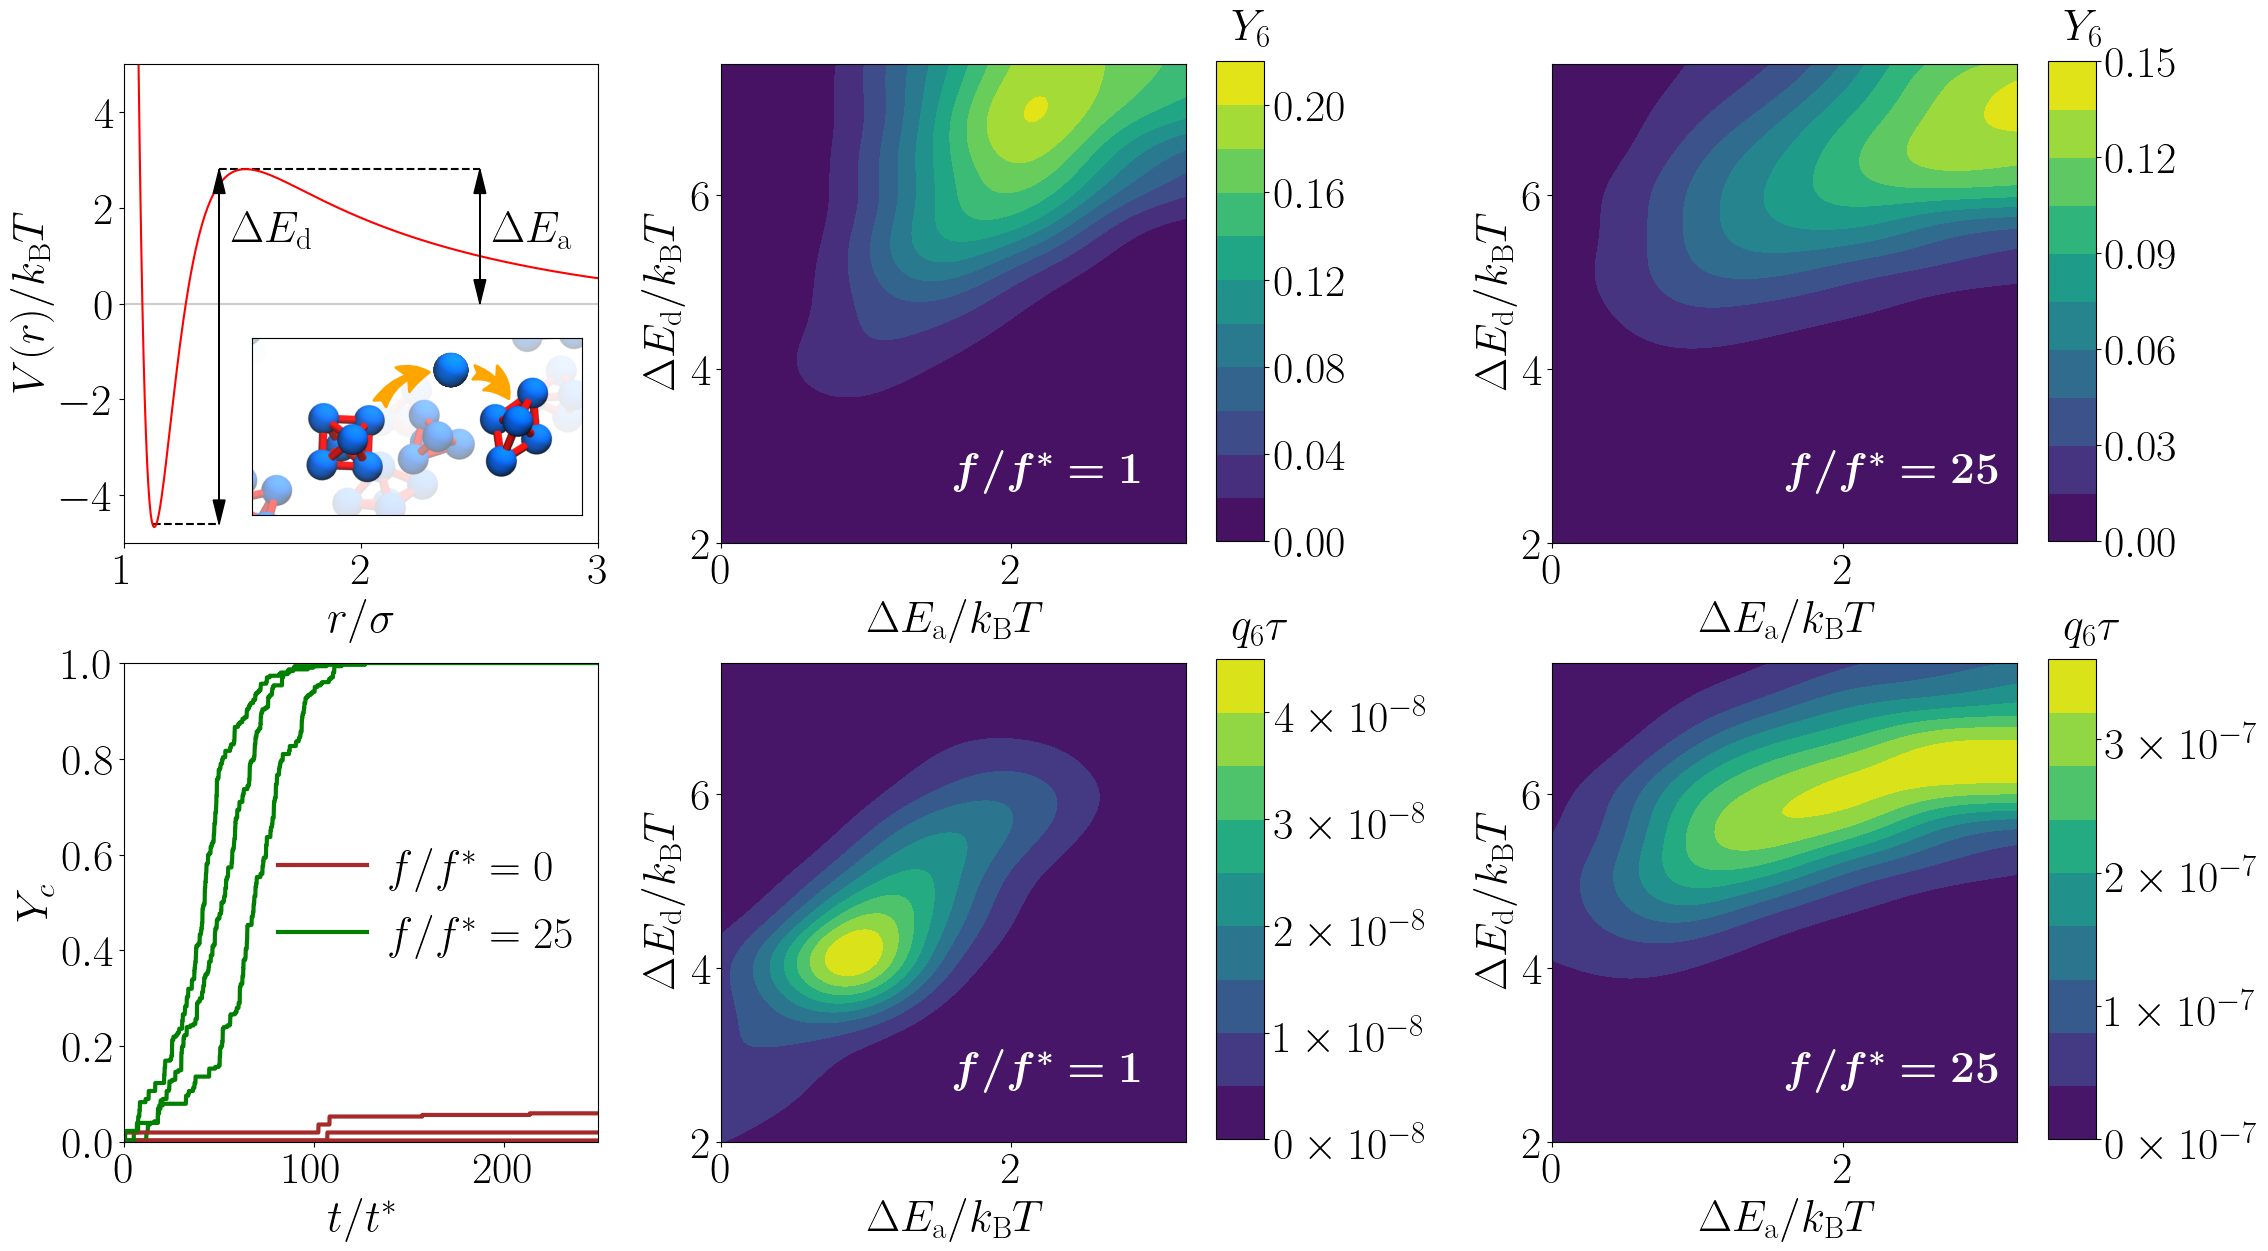

Reproduce this figure in Python.
import numpy as np
import matplotlib.pyplot as plt
import matplotlib as mpl
from matplotlib.lines import Line2D
import matplotlib.image as mpimg
from matplotlib.offsetbox import TextArea, DrawingArea, OffsetImage, AnnotationBbox
from mpl_toolkits.axes_grid1.inset_locator import inset_axes
import matplotlib.gridspec as gridspec
import matplotlib.patches as patches
from matplotlib.patches import Rectangle,Ellipse
import matplotlib.colors as mcol
import matplotlib.cm as cm
from mpl_toolkits.axes_grid1.inset_locator import inset_axes
from numba import jit

#mpl.style.use("classic")
mpl.rcParams['mathtext.fontset'] = 'cm'
mpl.rcParams['mathtext.rm'] = 'serif'
mpl.rcParams.update({'font.size': 32})
plt.rc('text', usetex=True)
plt.rc('text.latex', preamble=r'\usepackage{amsmath,amssymb,bm}')

fig = plt.figure(figsize=(28,14))
#plt.subplots_adjust(hspace=0.25,wspace=30)
gs = gridspec.GridSpec(2, 24,hspace=0.25,wspace=30,left=0.14)
gsb = gridspec.GridSpec(2, 24,hspace=0.25,wspace=30)
axs=[fig.add_subplot(gs[0,0:6]),fig.add_subplot(gs[0,6:12]),fig.add_subplot(gs[0,15:21]),
        fig.add_subplot(gs[1,0:6]),fig.add_subplot(gs[1,6:12]),fig.add_subplot(gs[1,15:21])]
axsb=[fig.add_subplot(gsb[0,0:6]),fig.add_subplot(gsb[0,6:12]),fig.add_subplot(gsb[0,15:21]),
        fig.add_subplot(gsb[1,0:6]),fig.add_subplot(gsb[1,6:12]),fig.add_subplot(gsb[1,15:21])]
axins = inset_axes(axsb[0], width='60%',height='40%',bbox_to_anchor=(280,380,550,640))

axs[0].axis('off')
axs[3].axis('off')
axsb[1].axis('off')
axsb[2].axis('off')
axsb[4].axis('off')
axsb[5].axis('off')

#axs[2].legend(loc = 'center right', ncol = 2, columnspacing=0.5,labelspacing=2,handletextpad = 0.5,
#        borderpad=0.0,frameon='False',framealpha=0.0,bbox_to_anchor=(1.73, 0.6))

#adding image
mp=mpimg.imread('microphase7.tga')
mp=mp[380:-200,385:-240,:]

axins.imshow(mp)
axins.xaxis.set_ticks([])
axins.yaxis.set_ticks([])

mp2=mpimg.imread('single.tga')
mp2=mp2[190:-70,10:-7,:]

imagebox1 = OffsetImage(mp2, zoom=0.25,clip_on=False)
ab1 = AnnotationBbox(imagebox1, (0.6,0.83),frameon=False,xycoords='axes fraction')
axins.add_artist(ab1)

a1 = mpl.patches.FancyArrowPatch((260, 140), (370, 70),
        connectionstyle="arc3,rad=-.3",color='orange',
        arrowstyle="fancy,head_width=20,head_length=20,tail_width=10",
        lw=2,clip_on=False,zorder=11)
axins.add_patch(a1)

a2 = mpl.patches.FancyArrowPatch((450, 70), (530, 130),
        connectionstyle="arc3,rad=-.3",color='orange',
        arrowstyle="fancy,head_width=20,head_length=20,tail_width=10",
        lw=2,clip_on=False,zorder=11)
axins.add_patch(a2)

#axs[0].axis('off')
#imagebox1 = OffsetImage(mp, zoom=0.45,clip_on=False)
#ab1 = AnnotationBbox(imagebox1, (0.5,0.5),frameon=True,pad=0.04,xycoords='axes fraction')
#axs[0].add_artist(ab1)


M=1000 # number of x pts
x=np.linspace(0.,5.,M)
alpha=10. #Morse parameter
epsilon=10. #WCA parameter
sigmaA=1.   #diameter of A
sigmaAp6=sigmaA**6
sigmaAp12=sigmaAp6**2
#cutoff for wca potential
Awca=2**(1./6) *sigmaA
#minimas for Morse potential are at the WCA cutoff
Amin=Awca
#cutoffs for Morse potential
morsecutoffA=Amin+1.0*sigmaA
#assume r0 is sigma for respective pairs
Ycutoff=5.0*sigmaA

D0=10.0 #Morse parameter
Ye=10.0
Yk=0.1
VAA=np.zeros(M)
VmorseA=np.zeros(M)
VY=np.zeros(M)
urc=D0*(np.exp(-2.*alpha*(morsecutoffA-Amin))-2.*np.exp(-alpha*(morsecutoffA-Amin)))
frc=2*alpha*D0*(np.exp(-2.*alpha*(morsecutoffA-Amin))-np.exp(-alpha*(morsecutoffA-Amin)))
urcY=Ye*np.exp(-Yk*Ycutoff)/Ycutoff
frcY=Ye*np.exp(-Yk*Ycutoff)/Ycutoff**2 *(1+Yk*Ycutoff)
for i in range(M):
    if x[i]<Awca:
        VAA[i]=4.*epsilon*(sigmaAp12/x[i]**12-sigmaAp6/x[i]**6)+epsilon
    if x[i]<morsecutoffA:
        VmorseA[i]=D0*(np.exp(-2.*alpha*(x[i]-Amin))-2.*np.exp(-alpha*(x[i]-Amin)))+(x[i]-morsecutoffA)*frc-urc
    if x[i]<Ycutoff:
        VY[i]=Ye*np.exp(-Yk*x[i])/x[i]++(x[i]-Ycutoff)*frcY-urcY

axsb[0].hlines(0,0,5,'k',alpha=0.2)
axsb[0].hlines(-4.6,1.122,1.4,'k',linestyle='--')
axsb[0].hlines(2.8,1.4,2.5,'k',linestyle='--')
axsb[0].plot(x,VAA+VmorseA+VY,'r',label=r'$V_{\mathrm{WCA+M+Y}}(r)$')
axsb[0].set_xlim(1.0,3.0)
axsb[0].set_ylim(-5,5)
axsb[0].arrow(1.4,2.8,0,-7.4,lw=1,color='k',head_width=0.05,head_length=0.5,length_includes_head=True,zorder=4)
axsb[0].arrow(1.4,-4.6,0,7.4,lw=1,color='k',head_width=0.05,head_length=0.5,length_includes_head=True,zorder=4)
axsb[0].arrow(2.5,2.8,0,-2.8,lw=1,color='k',head_width=0.05,head_length=0.5,length_includes_head=True,zorder=4)
axsb[0].arrow(2.5,0,0,2.8,lw=1,color='k',head_width=0.05,head_length=0.5,length_includes_head=True,zorder=4)

axsb[0].set_xlabel(r'$r/\sigma$')
axsb[0].set_ylabel(r'$V(r)/k_{\mathrm{B}}T$')
axsb[0].annotate(r'$\Delta E_{\mathrm{d}}$',xy=(1.45,1.3),xycoords='data',color='k')
axsb[0].annotate(r'$\Delta E_{\mathrm{a}}$',xy=(2.55,1.3),xycoords='data',color='k')

y=np.loadtxt('catalysis/new5/Fsh0/labels.txt')
u=np.loadtxt('catalysis/new6/Fsh25/labels.txt')
axsb[3].plot(np.arange(10000)*1000*5e-5,y/300,color='brown',lw=3,label='$f/f^{*}=0$')
axsb[3].plot(np.arange(5000)*1000*5e-5,u/300,color='g',lw=3,label='$f/f^{*}=25$')

y=np.loadtxt('catalysis/new5/Fsh0b/labels.txt')
u=np.loadtxt('catalysis/new6/Fsh25b/labels.txt')
axsb[3].plot(np.arange(10000)*1000*5e-5,y/300,color='brown',lw=3)
axsb[3].plot(np.arange(5000)*1000*5e-5,u/300,color='g',lw=3)

y=np.loadtxt('catalysis/new5/Fsh0c/labels.txt')
u=np.loadtxt('catalysis/new6/Fsh25c/labels.txt')
axsb[3].plot(np.arange(10000)*1000*5e-5,y/300,color='brown',lw=3)
axsb[3].plot(np.arange(5000)*1000*5e-5,u/300,color='g',lw=3)


axsb[3].set_xlabel(r'$t/t^{*}$')
axsb[3].set_ylabel(r'$Y_{c}$')
axsb[3].legend(loc = 'center right', ncol = 1, columnspacing=0.5,labelspacing=0.5,handletextpad = 0.5,
        borderpad=0.0,frameon='False',framealpha=0.0)#,bbox_to_anchor=(0.73, 0.6))
axsb[3].set_xlim(0,250)
axsb[3].set_ylim(0,1)

@jit
def pot(x,D,ye,yk):
    V=0
    urc=D*(np.exp(-2.*10*1)-2.*np.exp(-10*1))
    frc=2*10*D*(np.exp(-2.*10*1)-np.exp(-10*1))
    urcY=ye*np.exp(-yk*5)/5
    frcY=ye*np.exp(-yk*5)/5**2 *(1+yk*5)
    if x<2**(1/6):
        V+=4.*10*(1/x**12-1/x**6)+10
    if x<2**(1/6)+1:
        V+=D*(np.exp(-2.*10*(x-2**(1/6)))-2.*np.exp(-10*(x-2**(1/6))))++(x-(2**(1/6)+1))*frc-urc
    if x<=5:
        V+=ye*np.exp(-yk*x)/x+(x-5)*frcY-urcY
    return V

@jit
def hillbarrier(D,epsilon,kappa):
    xs=np.linspace(1.1,5,100)
    V=np.zeros(100)
    for j in range(100):
        V[j]=pot(xs[j],D,epsilon,kappa)
    b=np.amax(V)-np.amin(V)
    c=np.amax(V)-V[-1]
    d=np.amin(V)-V[-1]
    return c,b #hill and barrier

@jit
def gausscg(cmax,cb,ngridx,ngridy,xi,yi,xb):
    den=np.zeros((ngridy,ngridx))
    fn=np.zeros((ngridy,ngridx,3))
    vg=0.15
    for ii in range(ngridx):
        for jj in range(ngridy):
            for i in range(cmax):
                den[jj,ii]+=np.exp((-(cb[i,0]-xi[ii])**2-(cb[i,1]-yi[jj])**2)/2/vg)/(2.*np.pi*vg)**0.5
                fn[jj,ii,:]+=xb[i,:]*np.exp((-(cb[i,0]-xi[ii])**2-(cb[i,1]-yi[jj])**2)/2/vg)/(2.*np.pi*vg)**0.5
            fn[jj,ii,:]/=den[jj,ii]
    return fn,den

lta=340
ltb=90
lt=lta+ltb
M=24
N=90
x=np.zeros((lt,3))
xb=np.zeros((lt,3))
ct=np.zeros((lt))
Ds=np.zeros((lt))
Yeks=np.zeros((lt,2))
for i in range(8):
    y=np.loadtxt('paramsweep/shear1_'+str(i+1)+'/omega.txt')
    D=np.loadtxt('paramsweep/shear1_'+str(i+1)+'/D0running.txt')
    Yek=np.loadtxt('paramsweep/shear1_'+str(i+1)+'/Yekrunning.txt')
    l=int(np.size(y)/3)
    x[:l,:]+=y
    Ds[:l]=D
    Yeks[:l,:]=Yek
    ct[:l]+=1
for i in range(8,12):
    y=np.loadtxt('paramsweep/shear1_'+str(i+1-8)+'/run2/omega.txt')
    D=np.loadtxt('paramsweep/shear1_'+str(i+1-8)+'/run2/D0running.txt')
    Yek=np.loadtxt('paramsweep/shear1_'+str(i+1-8)+'/run2/Yekrunning.txt')
    l=int(np.size(y)/3)
    x[:l,:]+=y
    Ds[:l]=D
    Yeks[:l,:]=Yek
    ct[:l]+=1
for i in range(12,16):
    y=np.loadtxt('paramsweep/shear1_'+str(i+1-12)+'/run3/omega.txt')
    D=np.loadtxt('paramsweep/shear1_'+str(i+1-12)+'/run3/D0running.txt')
    Yek=np.loadtxt('paramsweep/shear1_'+str(i+1-12)+'/run3/Yekrunning.txt')
    l=int(np.size(y)/3)
    x[:l,:]+=y
    Ds[:l]=D
    Yeks[:l,:]=Yek
    ct[:l]+=1
for i in range(16,20):
    y=np.loadtxt('paramsweep/shear1_'+str(i+1-16)+'/run4/omega.txt')
    D=np.loadtxt('paramsweep/shear1_'+str(i+1-16)+'/run4/D0running.txt')
    Yek=np.loadtxt('paramsweep/shear1_'+str(i+1-16)+'/run4/Yekrunning.txt')
    l=int(np.size(y)/3)
    fl=int(np.floor(l/ltb))
    left=l-fl*ltb
    for i in range(fl):
        x[lta:,:]+=y[i*ltb:(i+1)*ltb,:]
        Ds[lta:]=D[i*ltb:(i+1)*ltb]
        Yeks[lta:,:]=Yek[i*ltb:(i+1)*ltb,:]
        ct[lta:]+=1
    x[lta:lta+left,:]+=y[fl*ltb:,:]
    Ds[lta:lta+left]=D[fl*ltb:]
    Yeks[lta:lta+left,:]=Yek[fl*ltb:,:]
    ct[lta:lta+left]+=1
for i in range(20,M):
    y=np.loadtxt('paramsweep/shear1_'+str(i+1-20)+'/run5/omega.txt')
    D=np.loadtxt('paramsweep/shear1_'+str(i+1-20)+'/run5/D0running.txt')
    Yek=np.loadtxt('paramsweep/shear1_'+str(i+1-20)+'/run5/Yekrunning.txt')
    l=int(np.size(y)/3)
    fl=int(np.floor(l/ltb))
    left=l-fl*ltb
    for i in range(fl):
        x[lta:,:]+=y[i*ltb:(i+1)*ltb,:]
        Ds[lta:]=D[i*ltb:(i+1)*ltb]
        Yeks[lta:,:]=Yek[i*ltb:(i+1)*ltb,:]
        ct[lta:]+=1
    x[lta:lta+left,:]+=y[fl*ltb:,:]
    Ds[lta:lta+left]=D[fl*ltb:]
    Yeks[lta:lta+left,:]=Yek[fl*ltb:,:]
    ct[lta:lta+left]+=1

xb[:,0]=x[:,0]/ct   
xb[:,1]=x[:,1]/ct
xb[:,2]=x[:,2]/ct

l=lt
cb=np.zeros((l,2))
for i in range(l):
    cb[i,0],cb[i,1]=hillbarrier(Ds[i],Yeks[i,0],Yeks[i,1])

ngridx = 100
ngridy = 100

xl=0
xh=3.2
yl=2
yh=7.5

xi = np.linspace(xl, xh, ngridx)
yi = np.linspace(yl, yh, ngridy)

fn,den=gausscg(lt,cb,ngridx,ngridy,xi,yi,xb)

#xx,yy=np.meshgrid(xi,yi)
im1=axs[1].contourf(xi,yi,fn[:,:,0]/N,levels=10,vmin=0,cmap='viridis')
#plt.plot(ch,bh,color='r',lw=1)
#axs[1].plot(cb[:,0], cb[:,1], marker='o',c='orange',linestyle='None',ms=3)
#plt.colorbar()
axs[1].set_xlabel(r'$\Delta E_{\mathrm{a}}/k_{\mathrm{B}}T$')
axs[1].set_ylabel(r'$\Delta E_{\mathrm{d}}/k_{\mathrm{B}}T$')
axs[1].set_xlim(xl, xh)
axs[1].set_ylim(yl, yh)

im4=axs[4].contourf(xi,yi,fn[:,:,2]/N,levels=10,vmin=0,cmap='viridis')
#plt.plot(ch,bh,color='r',lw=1)
#axs[1].plot(cb[:,0], cb[:,1], marker='o',c='orange',linestyle='None',ms=3)
#plt.colorbar()
axs[4].set_xlabel(r'$\Delta E_{\mathrm{a}}/k_{\mathrm{B}}T$')
axs[4].set_ylabel(r'$\Delta E_{\mathrm{d}}/k_{\mathrm{B}}T$')
axs[4].set_xlim(xl, xh)
axs[4].set_ylim(yl, yh)

x=np.zeros((lt,3))
xb=np.zeros((lt,3))
ct=np.zeros((lt))
Ds=np.zeros((lt))
Yeks=np.zeros((lt,2))
for i in range(8):
    y=np.loadtxt('paramsweep/shear25_'+str(i+1)+'/omega.txt')
    D=np.loadtxt('paramsweep/shear25_'+str(i+1)+'/D0running.txt')
    Yek=np.loadtxt('paramsweep/shear25_'+str(i+1)+'/Yekrunning.txt')
    l=int(np.size(y)/3)
    x[:l,:]+=y
    Ds[:l]=D
    Yeks[:l,:]=Yek
    ct[:l]+=1
for i in range(8,12):
    y=np.loadtxt('paramsweep/shear25_'+str(i+1-8)+'/run2/omega.txt')
    D=np.loadtxt('paramsweep/shear25_'+str(i+1-8)+'/run2/D0running.txt')
    Yek=np.loadtxt('paramsweep/shear25_'+str(i+1-8)+'/run2/Yekrunning.txt')
    l=int(np.size(y)/3)
    x[:l,:]+=y
    Ds[:l]=D
    Yeks[:l,:]=Yek
    ct[:l]+=1
for i in range(12,16):
    y=np.loadtxt('paramsweep/shear25_'+str(i+1-12)+'/run3/omega.txt')
    D=np.loadtxt('paramsweep/shear25_'+str(i+1-12)+'/run3/D0running.txt')
    Yek=np.loadtxt('paramsweep/shear25_'+str(i+1-12)+'/run3/Yekrunning.txt')
    l=int(np.size(y)/3)
    x[:l,:]+=y
    Ds[:l]=D
    Yeks[:l,:]=Yek
    ct[:l]+=1
for i in range(16,20):
    y=np.loadtxt('paramsweep/shear25_'+str(i+1-16)+'/run4/omega.txt')
    D=np.loadtxt('paramsweep/shear25_'+str(i+1-16)+'/run4/D0running.txt')
    Yek=np.loadtxt('paramsweep/shear25_'+str(i+1-16)+'/run4/Yekrunning.txt')
    l=int(np.size(y)/3)
    fl=int(np.floor(l/ltb))
    left=l-fl*ltb
    for i in range(fl):
        x[lta:,:]+=y[i*ltb:(i+1)*ltb,:]
        Ds[lta:]=D[i*ltb:(i+1)*ltb]
        Yeks[lta:,:]=Yek[i*ltb:(i+1)*ltb,:]
        ct[lta:]+=1
    x[lta:lta+left,:]+=y[fl*ltb:,:]
    Ds[lta:lta+left]=D[fl*ltb:]
    Yeks[lta:lta+left,:]=Yek[fl*ltb:,:]
    ct[lta:lta+left]+=1
for i in range(20,M):
    y=np.loadtxt('paramsweep/shear25_'+str(i+1-20)+'/run5/omega.txt')
    D=np.loadtxt('paramsweep/shear25_'+str(i+1-20)+'/run5/D0running.txt')
    Yek=np.loadtxt('paramsweep/shear25_'+str(i+1-20)+'/run5/Yekrunning.txt')
    l=int(np.size(y)/3)
    fl=int(np.floor(l/ltb))
    left=l-fl*ltb
    for i in range(fl):
        x[lta:,:]+=y[i*ltb:(i+1)*ltb,:]
        Ds[lta:]=D[i*ltb:(i+1)*ltb]
        Yeks[lta:,:]=Yek[i*ltb:(i+1)*ltb,:]
        ct[lta:]+=1
    x[lta:lta+left,:]+=y[fl*ltb:,:]
    Ds[lta:lta+left]=D[fl*ltb:]
    Yeks[lta:lta+left,:]=Yek[fl*ltb:,:]
    ct[lta:lta+left]+=1

xb[:,0]=x[:,0]/ct   
xb[:,1]=x[:,1]/ct
xb[:,2]=x[:,2]/ct

l=lt
cb=np.zeros((l,2))
for i in range(l):
    cb[i,0],cb[i,1]=hillbarrier(Ds[i],Yeks[i,0],Yeks[i,1])

ngridx = 100
ngridy = 100

xl=0
xh=3.2
yl=2
yh=7.5

xi = np.linspace(xl, xh, ngridx)
yi = np.linspace(yl, yh, ngridy)

fn,den=gausscg(lt,cb,ngridx,ngridy,xi,yi,xb)

#xx,yy=np.meshgrid(xi,yi)
im2=axs[2].contourf(xi,yi,fn[:,:,0]/N,levels=10,vmin=0,cmap='viridis')
#plt.plot(ch,bh,color='r',lw=1)
#axs[1].plot(cb[:,0], cb[:,1], marker='o',c='orange',linestyle='None',ms=3)
#plt.colorbar()
axs[2].set_xlabel(r'$\Delta E_{\mathrm{a}}/k_{\mathrm{B}}T$')
axs[2].set_ylabel(r'$\Delta E_{\mathrm{d}}/k_{\mathrm{B}}T$')
axs[2].set_xlim(xl, xh)
axs[2].set_ylim(yl, yh)

im5=axs[5].contourf(xi,yi,fn[:,:,2]/N,levels=10,vmin=0,cmap='viridis')
#plt.plot(ch,bh,color='r',lw=1)
#axs[1].plot(cb[:,0], cb[:,1], marker='o',c='orange',linestyle='None',ms=3)
#plt.colorbar()
axs[5].set_xlabel(r'$\Delta E_{\mathrm{a}}/k_{\mathrm{B}}T$')
axs[5].set_ylabel(r'$\Delta E_{\mathrm{d}}/k_{\mathrm{B}}T$')
axs[5].set_xlim(xl, xh)
axs[5].set_ylim(yl, yh)

cax=fig.add_axes([0.515,0.539,0.017,0.343])
plt.colorbar(im1,cax)

cax=fig.add_axes([0.812,0.539,0.017,0.343])
plt.colorbar(im2,cax)

cax=fig.add_axes([0.515,0.112,0.017,0.343])
cbar=plt.colorbar(im4,cax,ticks=[0,1e-8,2e-8,3e-8,4e-8])
cbar.ax.set_yticklabels([r'$0\times10^{-8}$', r'$1\times10^{-8}$',r'$2\times10^{-8}$', r'$3\times10^{-8}$',r'$4\times 10^{-8}$'])
#cax.get_xaxis().get_offset_text().set_position((1,1))

cax=fig.add_axes([0.812,0.112,0.017,0.343])
cbar=plt.colorbar(im5,cax,ticks=[0,1e-7,2e-7,3e-7])
cbar.ax.set_yticklabels([r'$0\times10^{-7}$', r'$1\times10^{-7}$',r'$2\times10^{-7}$', r'$3\times10^{-7}$'])
#plt.colorbar(im1,bbox_to_anchor=(1.73, 0.6),clip_on=False)
#axs[1].colorbar(loc = 'center right', bbox_to_anchor=(1.73, 0.6),clip_on=False,)

axs[1].annotate(r'$Y_{6}$',xy=(1.1,1.05),xycoords='axes fraction',clip_on=False,color='k')
axs[2].annotate(r'$Y_{6}$',xy=(1.1,1.05),xycoords='axes fraction',clip_on=False,color='k')
axs[1].annotate(r'$q_{6}\tau$',xy=(1.1,-0.2),xycoords='axes fraction',clip_on=False,color='k')
axs[2].annotate(r'$q_{6}\tau$',xy=(1.1,-0.2),xycoords='axes fraction',clip_on=False,color='k')

axs[1].annotate(r'$\bm{f/f^{*}=1}$',xy=(1.6,2.7),xycoords='data',color='white')
axs[2].annotate(r'$\bm{f/f^{*}=25}$',xy=(1.6,2.7),xycoords='data',color='white')
axs[4].annotate(r'$\bm{f/f^{*}=1}$',xy=(1.6,2.7),xycoords='data',color='white')
axs[5].annotate(r'$\bm{f/f^{*}=25}$',xy=(1.6,2.7),xycoords='data',color='white')

#axs[0].annotate(r'$\mathrm{a)}$',xy=(0.0, 0.75), xycoords='figure fraction')

#axs[0].annotate(r'$\mathrm{b)}$',xy=(0.0, 0.52), xycoords='figure fraction')

plt.savefig('fig4b.png',bbox_inches='tight',pad_inches=0.1)
#plt.show()


